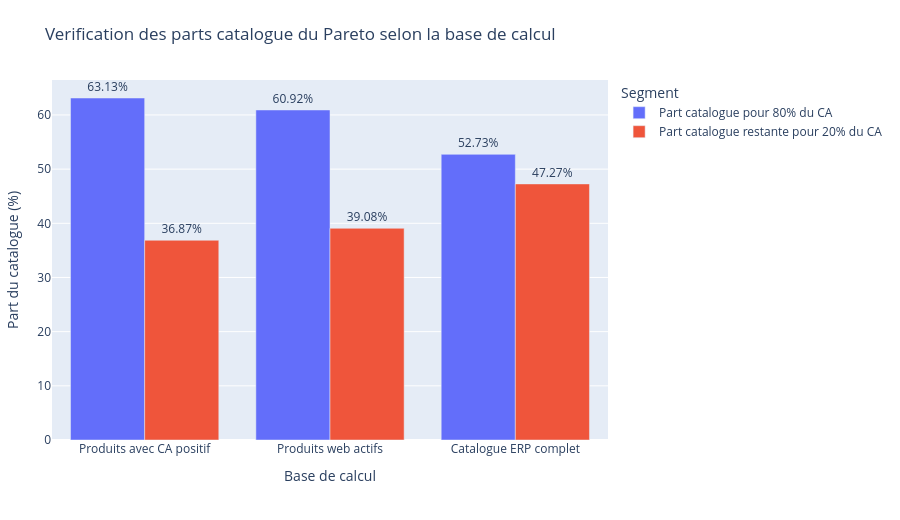

The code cell stored with this chart in its notebook:
### Markdown cell above
###  Vérification de la contribution des produits au CA en fonction du catalogue présent en base 

Cette cellule vérifie les pourcentages en part du catalogue nécessaire pour atteindre 80% du chiffre d'affaires, puis part restante du catalogue portant les 20% de CA restants. Le calcul est affiché selon deux bases possibles : produits avec CA positif et catalogue web actif.

### Code cell
# M08.2b - Verification avancee du Pareto
# Objectif : observer les parts contributives des produits au CA en fonction du catalogue présent en base.

pareto_revenue = build_pareto_revenue(df_final)
products_with_revenue = len(pareto_revenue)
web_active_products = int(df_final["has_web_match"].sum()) if "has_web_match" in df_final.columns else products_with_revenue
catalog_products = len(df_final)

rank_80 = int((pareto_revenue["part_ca_cumule_pct"] <= 80).sum() + 1)
rank_80 = min(rank_80, products_with_revenue)
remaining_products_after_80 = products_with_revenue - rank_80

pareto_share_summary = pd.DataFrame([
    {
        "base_calcul": "Produits avec CA positif",
        "produits_base": products_with_revenue,
        "produits_pour_80_pct_ca": rank_80,
        "part_catalogue_pour_80_pct_ca": round(rank_80 / products_with_revenue * 100, 2),
        "produits_restant_pour_20_pct_ca": remaining_products_after_80,
        "part_catalogue_restant": round(remaining_products_after_80 / products_with_revenue * 100, 2),
    },
    {
        "base_calcul": "Produits web actifs",
        "produits_base": web_active_products,
        "produits_pour_80_pct_ca": rank_80,
        "part_catalogue_pour_80_pct_ca": round(rank_80 / web_active_products * 100, 2),
        "produits_restant_pour_20_pct_ca": max(web_active_products - rank_80, 0),
        "part_catalogue_restant": round(max(web_active_products - rank_80, 0) / web_active_products * 100, 2),
    },
    {
        "base_calcul": "Catalogue ERP complet",
        "produits_base": catalog_products,
        "produits_pour_80_pct_ca": rank_80,
        "part_catalogue_pour_80_pct_ca": round(rank_80 / catalog_products * 100, 2),
        "produits_restant_pour_20_pct_ca": max(catalog_products - rank_80, 0),
        "part_catalogue_restant": round(max(catalog_products - rank_80, 0) / catalog_products * 100, 2),
    },
])

print("=== Verification avancee Pareto ===")
display(pareto_share_summary)
print(
    f"Lecture principale : {rank_80} produits representent environ 80% du CA, "
    f"soit {round(rank_80 / products_with_revenue * 100, 2)}% des produits avec CA positif."
)

pareto_share_long = pareto_share_summary.melt(
    id_vars="base_calcul",
    value_vars=["part_catalogue_pour_80_pct_ca", "part_catalogue_restant"],
    var_name="segment",
    value_name="part_catalogue_pct",
)
pareto_share_long["segment"] = pareto_share_long["segment"].replace({
    "part_catalogue_pour_80_pct_ca": "Part catalogue pour 80% du CA",
    "part_catalogue_restant": "Part catalogue restante pour 20% du CA",
})

fig_pareto_share = px.bar(
    pareto_share_long,
    x="base_calcul",
    y="part_catalogue_pct",
    color="segment",
    text="part_catalogue_pct",
    barmode="group",
    title="Verification des parts catalogue du Pareto selon la base de calcul",
    labels={"base_calcul": "Base de calcul", "part_catalogue_pct": "Part du catalogue (%)", "segment": "Segment"},
)
fig_pareto_share.update_traces(texttemplate="%{text:.2f}%", textposition="outside", cliponaxis=False)
fig_pareto_share.update_layout(height=520, margin=dict(l=40, r=40, t=80, b=80))
fig_pareto_share.show()
fig_pareto_share.write_html(output_dataviz_dir / "pareto_parts_catalogue.html", include_plotlyjs="cdn")

### Figure 1 — Plotly figure (JSON) as saved in the notebook; plotly's stock layout.template omitted (floating-point values rounded to 4 significant figures)
{"data": [{"alignmentgroup": "True", "cliponaxis": false, "hovertemplate": "Segment=Part catalogue pour 80% du CA<br>Base de calcul=%{x}<br>Part du catalogue (%)=%{text}<extra></extra>", "legendgroup": "Part catalogue pour 80% du CA", "marker": {"color": "#636efa", "pattern": {"shape": ""}}, "name": "Part catalogue pour 80% du CA", "offsetgroup": "Part catalogue pour 80% du CA", "orientation": "v", "showlegend": true, "text": [63.13, 60.92, 52.73], "textposition": "outside", "texttemplate": "%{text:.2f}%", "type": "bar", "x": ["Produits avec CA positif", "Produits web actifs", "Catalogue ERP complet"], "xaxis": "x", "y": [63.13, 60.92, 52.73], "yaxis": "y"}, {"alignmentgroup": "True", "cliponaxis": false, "hovertemplate": "Segment=Part catalogue restante pour 20% du CA<br>Base de calcul=%{x}<br>Part du catalogue (%)=%{text}<extra></extra>", "legendgroup": "Part catalogue restante pour 20% du CA", "marker": {"color": "#EF553B", "pattern": {"shape": ""}}, "name": "Part catalogue restante pour 20% du CA", "offsetgroup": "Part catalogue restante pour 20% du CA", "orientation": "v", "showlegend": true, "text": [36.87, 39.08, 47.27], "textposition": "outside", "texttemplate": "%{text:.2f}%", "type": "bar", "x": ["Produits avec CA positif", "Produits web actifs", "Catalogue ERP complet"], "xaxis": "x", "y": [36.87, 39.08, 47.27], "yaxis": "y"}], "layout": {"barmode": "group", "height": 520, "legend": {"title": {"text": "Segment"}, "tracegroupgap": 0}, "margin": {"b": 80, "l": 40, "r": 40, "t": 80}, "title": {"text": "Verification des parts catalogue du Pareto selon la base de calcul"}, "xaxis": {"anchor": "y", "domain": [0, 1], "title": {"text": "Base de calcul"}}, "yaxis": {"anchor": "x", "domain": [0, 1], "title": {"text": "Part du catalogue (%)"}}}}
